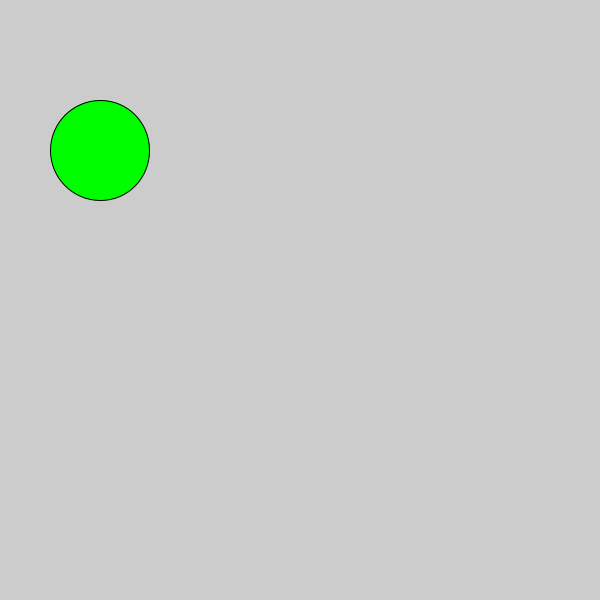
Frame 1 (no input)
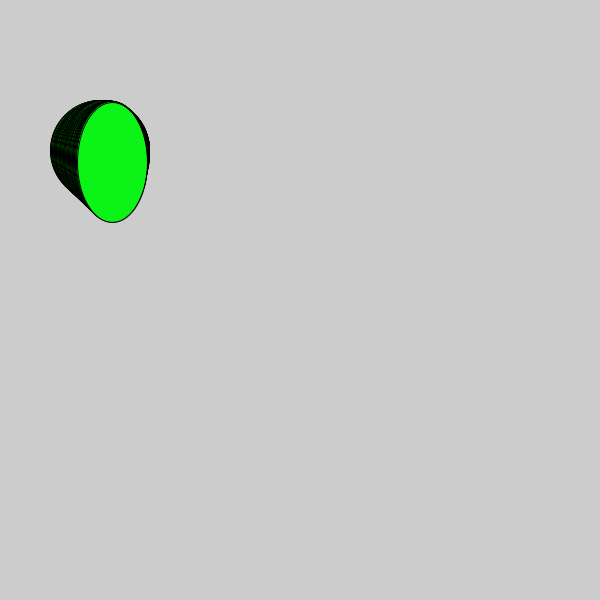
Frame 60 (the mouse pressed at the canvas centre just before this capture)
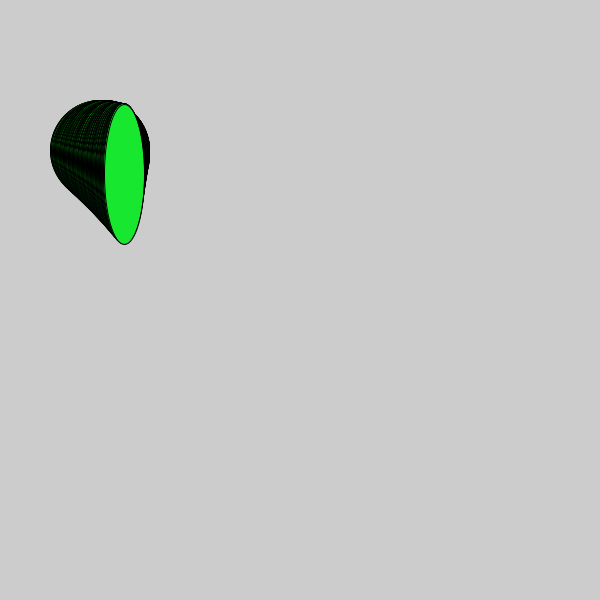
Frame 120 (the mouse held since frame 60 and released just before this capture)

The Processing sketch that drew these frames (run headless with seeded random() and noise(); from frame 60 on, the mouse is pressed at the canvas centre):

// Processing sketch: ellipse_animation
// ── ellipse_animation.pde
void setup() {
  size(600, 600);
  smooth();
}

void draw() {
  //background(64);
  float r = (frameCount/5.0);
  float g = 255-(frameCount/5.0);
  float b = 2*r;
  fill(r, g, b);
  float cx = 100+(frameCount/5.0);
  float cy = cx + 50;
  float w = 100-(frameCount/2.0);
  float h = 100+(frameCount/3.0);
  ellipse(cx, cy, w, h);
}
